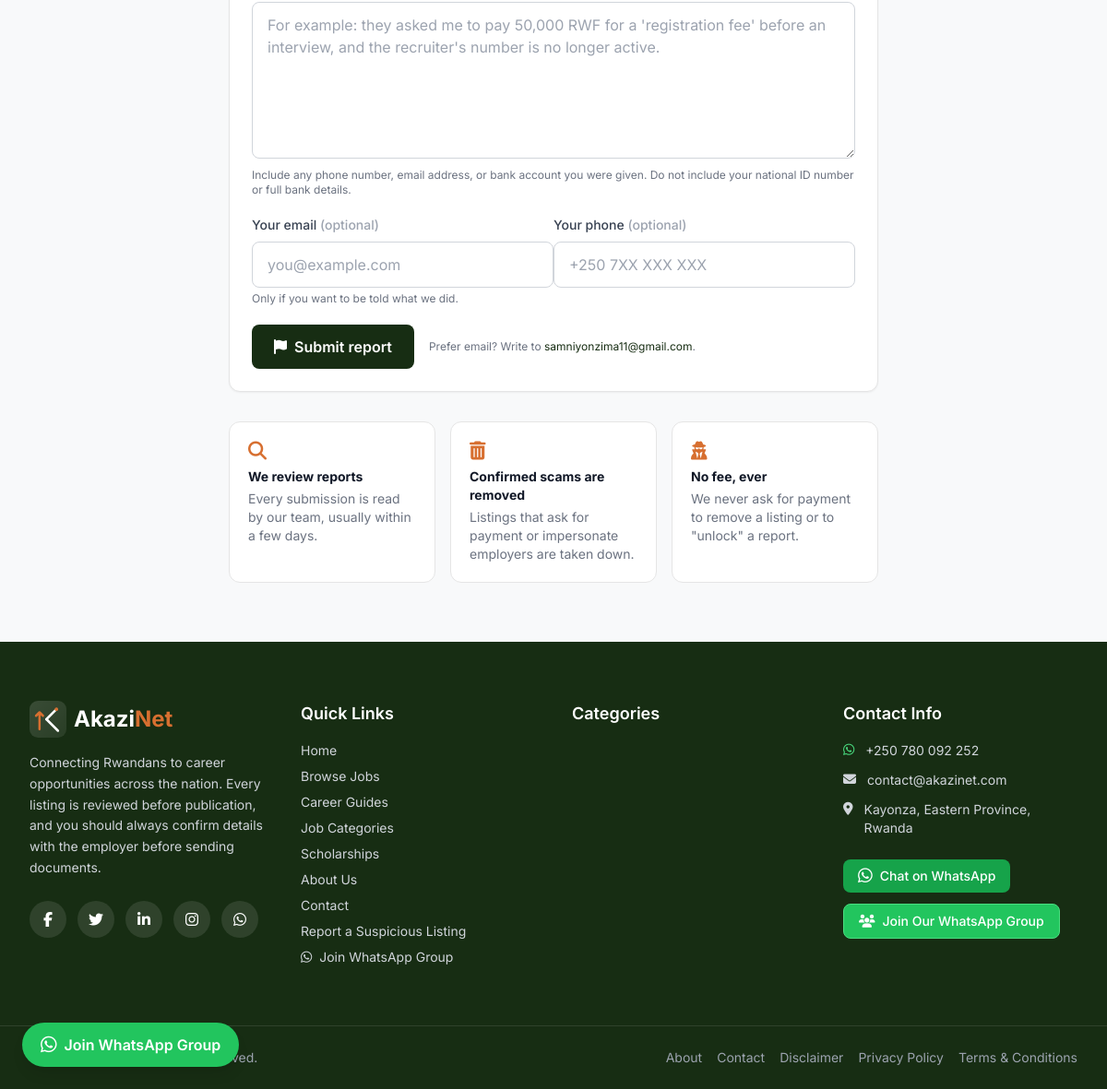
Page /pages/report-job.php (lower part) on the earlier database version.
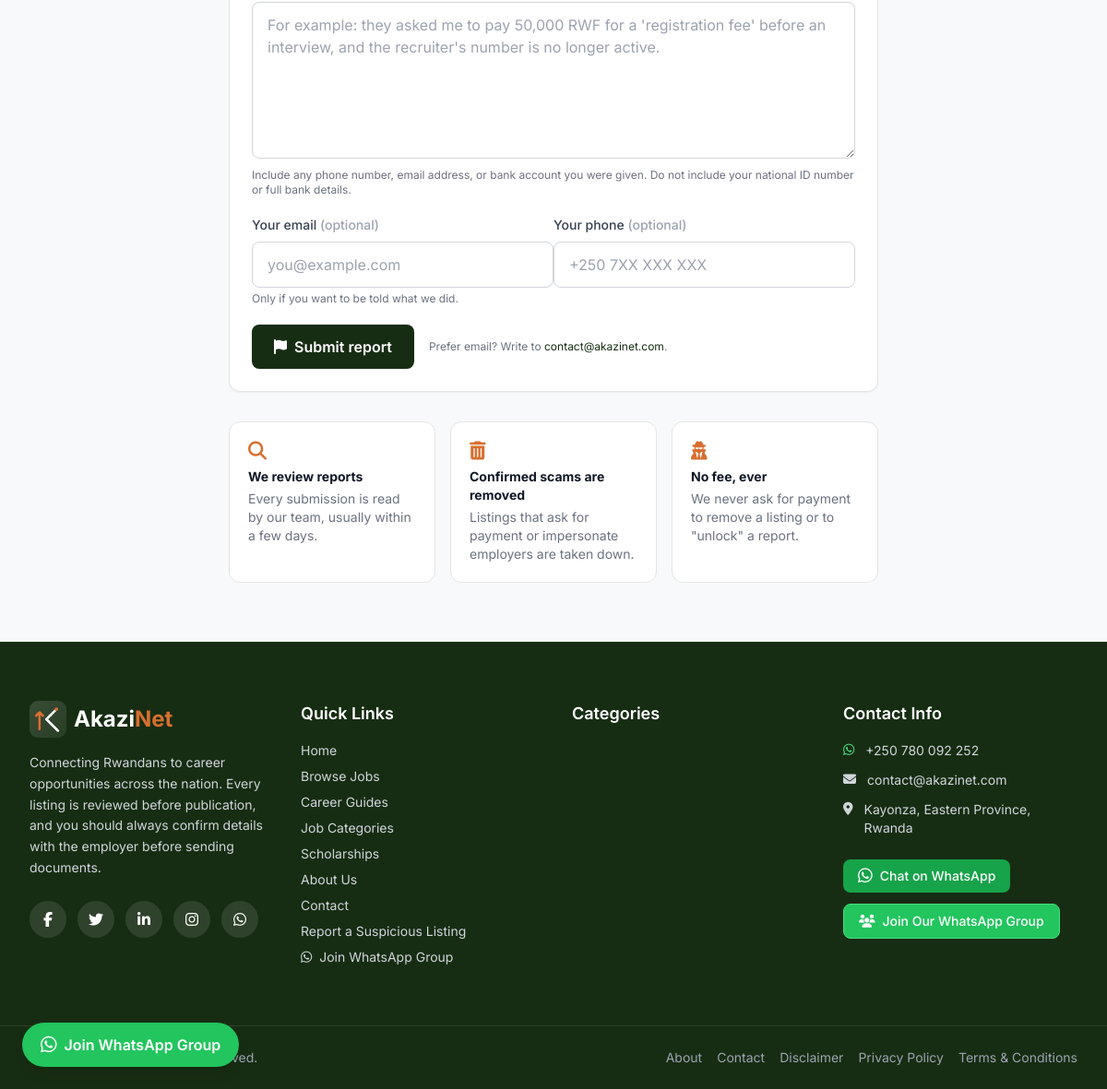
Same page on the later database version.
### tables this page shows
CREATE TABLE `settings` (
  `id` int(11) NOT NULL,
  `setting_key` varchar(100) NOT NULL,
  `setting_value` text DEFAULT NULL,
  `setting_type` varchar(20) DEFAULT 'text',
  `created_at` timestamp NOT NULL DEFAULT current_timestamp(),
  `updated_at` timestamp NOT NULL DEFAULT current_timestamp() ON UPDATE current_timestamp()
);

### config/database.php (called while the page is built, shortened)
<?php
if (!defined('AKAZINET_NO_DB')) {
    try {
        $dsn = 'mysql:host=' . DB_HOST . ';dbname=' . DB_NAME . ';charset=' . DB_CHARSET;
        $options = [
            PDO::ATTR_ERRMODE => PDO::ERRMODE_EXCEPTION,
            PDO::ATTR_DEFAULT_FETCH_MODE => PDO::FETCH_ASSOC,
            PDO::ATTR_EMULATE_PREPARES => false,
        ];
        $pdo = new PDO($dsn, DB_USER, DB_PASS, $options);
        $utcOffset = date('P');
        if (preg_match('/^[+-]\d{2}:\d{2}$/', $utcOffset)) {
            $pdo->exec("SET time_zone = " . $pdo->quote($utcOffset));
        }
    } catch (PDOException $e) {
        $detail = env_bool('APP_DEBUG', false) ? ' ' . $e->getMessage() : '';
        if (!headers_sent()) {
            http_response_code(503);
            header('Retry-After: 60');
        }
        die('The site is temporarily unavailable. Please try again shortly.' . $detail);
    }
}
function sanitize($input) {
    $value = trim((string)$input);
    $value = html_entity_decode($value, ENT_QUOTES | ENT_HTML5, 'UTF-8');
    return htmlspecialchars($value, ENT_QUOTES, 'UTF-8');
}
function get_setting($key, $default = '') {
    global $pdo;
    $stmt = $pdo->prepare("SELECT setting_value FROM settings WHERE setting_key = ?");
    $stmt->execute([$key]);
    $row = $stmt->fetch();
    return $row ? $row['setting_value'] : $default;
}

### pages/report-job.php (the view, shortened to what the rows shown need)
<?php
require_once __DIR__ . '/../config/database.php';
$adminEmail = get_setting('site_email', 'contact@akazinet.com');
require_once __DIR__ . '/../includes/header.php';
?>
<section class="py-12 md:py-16 bg-brand-gray">
    <div class="max-w-3xl mx-auto px-4 sm:px-6 lg:px-8">
        <div class="bg-white rounded-xl border border-brand-border shadow-sm p-6 sm:p-8">
            <form method="post" action="/pages/report-job" class="space-y-5">
                <div class="flex flex-col sm:flex-row items-center gap-4 pt-2">
                    <p class="text-xs text-gray-500">
                        Prefer email? Write to
                        <a href="mailto:<?= sanitize($adminEmail) ?>" class="text-primary hover:underline"><?= sanitize($adminEmail) ?></a>.
                    </p>
                </div>
            </form>
        </div>
    </div>
</section>
</body>
</html>

Differences in the rows shown:
changed settings: setting_value "samniyonzima11@gmail.com" → "contact@akazinet.com"
